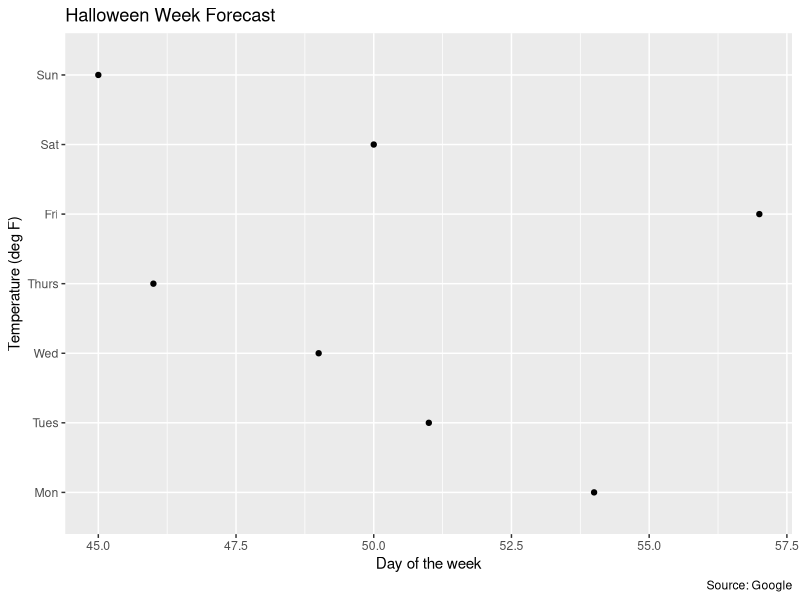

Write the R code that produced this figure.
temp <- c(54, 51, 49, 46, 57, 50, 45)
day <- factor(c("Mon", "Tues", "Wed", "Thurs", "Fri", "Sat", "Sun"), levels = c("Mon", "Tues", "Wed", "Thurs", "Fri", "Sat", "Sun"))

week_forecast <- data.frame(temp, day)

library(ggplot2)
ggplot(week_forecast)+
  geom_point(aes(temp, day))+
  labs(title = "Halloween Week Forecast",
       x = "Day of the week",
       y = "Temperature (deg F)",
       caption = "Source: Google")
